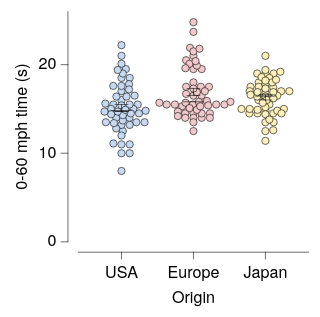

Express this chart as Vega-Lite.
### Vega-Lite specification from a JSON file in a GitHub repository (floating-point values rounded to 4 significant figures; data arrays with more than 128 entries replaced by an {"elided": "..."} marker saying what was removed)
{"background": null, "config": {"arc": {"fill": "#DBDBDB", "fillOpacity": 1.0, "innerRadius": 25.0, "padAngle": 0.03, "stroke": "black", "strokeOpacity": 1, "strokeWidth": 0.25}, "area": {"fill": "#DBDBDB", "fillOpacity": 1.0, "stroke": "black", "strokeOpacity": 1, "strokeWidth": 0.25}, "axis": {"domain": true, "domainCap": "round", "domainColor": "black", "domainWidth": 0.25, "grid": false, "gridCap": "round", "gridColor": "#F1F1F1", "gridDash": [0, 0], "gridOpacity": 1.0, "gridWidth": 0.25, "labelColor": "black", "labelFont": "HelveticaNeue", "labelFontSize": 7, "labelFontStyle": "normal", "labelFontWeight": 400, "offset": 4.5, "ticks": true, "tickCap": "round", "tickColor": "black", "tickRound": false, "tickSize": 3, "tickWidth": 0.25, "titleColor": "black", "titleFont": "HelveticaNeue", "titleFontSize": 7, "titleFontStyle": "normal", "titleFontWeight": 400}, "axisX": {"domain": true, "labelAlign": "center", "labelAngle": 0, "labels": true, "ticks": true, "translate": 0}, "axisY": {"domain": true, "labelAlign": "right", "labelAngle": 0, "labels": true, "ticks": true, "translate": 0}, "axisRight": {"domain": true, "labelAlign": "left", "labelAngle": 0, "labels": true, "ticks": true, "translate": 0}, "axisTop": {"domain": true, "labelAlign": "center", "labelAngle": 0, "labels": true, "ticks": true, "translate": 0}, "axisBand": {"tickOffset": 0}, "bar": {"fill": "#DBDBDB", "fillOpacity": 1.0, "stroke": "black", "strokeOpacity": 1, "strokeWidth": 0.25}, "boxplot": {"size": 9.0, "ticks": {"cornerRadius": 0.25, "fill": "black", "size": 4.5, "thickness": 0.25}, "box": {"fillOpacity": 1.0, "stroke": "black", "strokeOpacity": 1, "strokeWidth": 0.25}, "median": {"fill": "black", "fillOpacity": 1.0, "size": 9.0, "thickness": 0.25}, "rule": {"fill": "black", "fillOpacity": 1.0, "size": 10.0, "stroke": "black", "strokeDash": [0, 0], "strokeOpacity": 1, "strokeWidth": 0.25}, "outliers": {"color": "black", "fill": "black", "fillOpacity": 1.0, "size": 0, "stroke": "black", "strokeOpacity": 1, "strokeWidth": 0.25}}, "circle": {"fill": "black", "fillOpacity": 1.0, "size": 0.5, "stroke": null, "strokeOpacity": 1, "strokeWidth": 0.25}, "errorband": {"band": {"fillOpacity": 0.6, "stroke": null, "strokeWidth": 0.25, "strokeOpacity": 1}, "borders": {"opacity": 0, "strokeOpacity": 0.25, "strokeWidth": 1}}, "errorbar": {"opacity": 1, "rule": {"strokeDash": [0, 0], "strokeWidth": 0.25}, "ticks": {"color": "black", "cornerRadius": 0.125, "opacity": 1, "size": 6.0, "thickness": 0.25}, "thickness": 0.25}, "font": "HelveticaNeue", "geoshape": {"fill": "#DBDBDB", "fillOpacity": 1.0, "stroke": "black", "strokeOpacity": 1, "strokeWidth": 0.25}, "header": {"labelColor": "black", "labelFont": "HelveticaNeue", "labelFontSize": 7, "labelFontStyle": "normal", "labelFontWeight": 400, "titleColor": "black", "titleFont": "HelveticaNeue", "titleFontSize": 7, "titleFontStyle": "normal", "titleFontWeight": 400, "titlePadding": 0}, "legend": {"disable": false, "offset": 4.5, "gradientLength": 50.0, "gradientThickness": 5.0, "gradientOpacity": 1.0, "gradientStrokeColor": "black", "gradientStrokeWidth": 0.25, "labelColor": "black", "labelFont": "HelveticaNeue", "labelFontSize": 7, "labelFontStyle": "normal", "labelFontWeight": 400, "strokeColor": "black", "strokeWidth": 0, "symbolSize": 42, "symbolStrokeColor": "black", "symbolStrokeWidth": 0.25, "titleColor": "black", "titleFont": "HelveticaNeue", "titleFontSize": 7, "titleFontStyle": "normal", "titleFontWeight": 400}, "line": {"color": "black", "stroke": "black", "strokeCap": "round", "strokeDash": [0, 0], "strokeOpacity": 1, "strokeWidth": 0.375}, "point": {"filled": true, "fill": "#DBDBDB", "fillOpacity": 1.0, "size": 5.0, "stroke": "black", "strokeOpacity": 1, "strokeWidth": 0.25}, "range": {"category": ["#C6D9F1", "#F1C9CB", "#FEF0B9", "#CEE37A", "#7AA8E0", "#E589A3", "#FDDD5D", "#68B961", "#4177B1", "#C35082", "#E5C227", "#438156"], "diverging": {"scheme": ["#C35082", "#CE6D94", "#D989A7", "#E2A4BA", "#EABFCE", "#F1DBE2", "#F6F6F6", "#D7E0EB", "#B9CBE0", "#9BB6D5", "#7DA1C9", "#5F8CBD", "#4177B1"]}, "heatmap": {"scheme": ["#DFE9F7", "#C6D9F1", "#ADC8EC", "#94B8E6", "#7AA8E0", "#6097DA", "#4D87CA", "#4177B1", "#386898", "#2F597F", "#264A69", "#1D3A58"]}, "ordinal": {"scheme": ["#F1F1F1", "#DBDBDB", "#C6C6C6", "#B2B2B2", "#9D9D9D", "#898989", "#767676", "#636363", "#515151", "#404040", "#2F2F2F", "#1F1F1F"]}, "ramp": {"scheme": ["#DFE9F7", "#C6D9F1", "#ADC8EC", "#94B8E6", "#7AA8E0", "#6097DA", "#4D87CA", "#4177B1", "#386898", "#2F597F", "#264A69", "#1D3A58"]}}, "rule": {"color": "black", "stroke": "black", "strokeCap": "round", "strokeDash": [2, 2], "strokeOpacity": 1, "strokeWidth": 0.25}, "scale": {"bandPaddingInner": 0.1, "bandPaddingOuter": 0.1, "round": false}, "rect": {"fill": "#DBDBDB", "fillOpacity": 1.0, "stroke": "black", "strokeOpacity": 1, "strokeWidth": 0.25}, "square": {"fill": "#DBDBDB", "fillOpacity": 1.0, "size": 10.0, "stroke": "black", "strokeOpacity": 1, "strokeWidth": 0.25}, "text": {"color": "black", "font": "HelveticaNeue", "fontSize": 7, "fontStyle": "normal", "fontWeight": 400}, "title": {"anchor": "middle", "frame": "group", "color": "black", "font": "HelveticaNeue", "fontSize": 7, "fontStyle": "normal", "fontWeight": 400, "subtitleColor": "black", "subtitleFont": "HelveticaNeue", "subtitleFontSize": "HelveticaNeue", "subtitleFontStyle": "normal", "subtitleFontWeight": 400}, "view": {"continuousWidth": 100, "continuousHeight": 100, "discreteWidth": 100, "discreteHeight": 100, "fill": null, "stroke": null, "strokeWidth": 0.25}}, "layer": [{"data": {"name": "data-fff8341856742b0cfe310aaeede7bc4a"}, "mark": {"type": "circle", "opacity": 1.0, "size": 10.0, "stroke": "black", "strokeOpacity": 1, "strokeWidth": 0.25}, "encoding": {"color": {"field": "Origin", "legend": null, "sort": ["USA", "Europe", "Japan"], "title": null, "type": "nominal"}, "x": {"axis": {}, "field": "Origin", "sort": ["USA", "Europe", "Japan"], "title": "Origin", "type": "nominal"}, "xOffset": {"field": "beeswarm_x", "scale": {"domain": [-16.06, 16.06], "range": [-3.559, 28.56]}, "type": "quantitative"}, "y": {"field": "Acceleration", "title": "0-60 mph time (s)", "type": "quantitative"}}}, {"data": {"name": "data-d979443d4e9b399518cd2fcbb34b9d6d"}, "mark": {"type": "errorbar"}, "encoding": {"x": {"axis": {}, "field": "Origin", "sort": ["USA", "Europe", "Japan"], "title": "Origin", "type": "nominal"}, "y": {"field": "__mean", "title": "0-60 mph time (s)", "type": "quantitative"}, "yError": {"field": "__error"}}}, {"data": {"name": "data-fff8341856742b0cfe310aaeede7bc4a"}, "mark": {"type": "boxplot", "box": {"fillOpacity": 0, "strokeOpacity": 0}, "outliers": {"opacity": 0}, "rule": {"strokeOpacity": 0}, "ticks": false}, "encoding": {"x": {"axis": {}, "field": "Origin", "sort": ["USA", "Europe", "Japan"], "title": "Origin", "type": "nominal"}, "y": {"field": "Acceleration", "title": "0-60 mph time (s)", "type": "quantitative"}}}], "$schema": "https://vega.github.io/schema/vega-lite/v6.4.1.json", "datasets": {"data-fff8341856742b0cfe310aaeede7bc4a": {"elided": "150 records"}, "data-d979443d4e9b399518cd2fcbb34b9d6d": [{"Origin": "USA", "__mean": 15.11, "__error": 0.4137, "__dysonsphere__": 1}, {"Origin": "Europe", "__mean": 16.94, "__error": 0.4011, "__dysonsphere__": 1}, {"Origin": "Japan", "__mean": 16.3, "__error": 0.2857, "__dysonsphere__": 1}]}}
